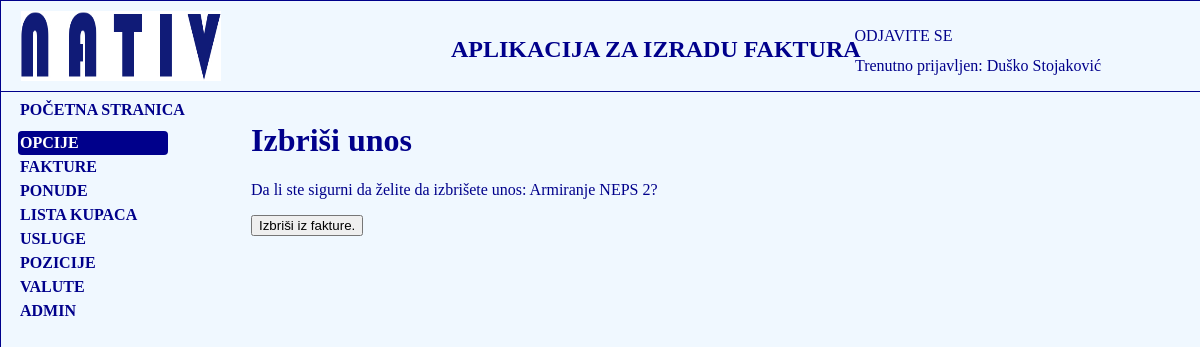
Screenshot of /fakture/kreiranje-fakture/prodaja/28/brisanje/ (signed in) with the database file from the repository.
### fakture/models.py (models this page shows, shortened)
class Korisnik(AbstractBaseUser):
    email = models.EmailField(verbose_name="email", max_length=60, unique=True)
    username = models.CharField(max_length=30, unique=True)
    date_joined = models.DateTimeField(verbose_name='date joined', auto_now_add=True)
    last_login = models.DateTimeField(verbose_name='last login', auto_now=True)
    is_admin = models.BooleanField(default=False)
    is_active = models.BooleanField(default=True)
    is_staff = models.BooleanField(default=False)
    is_superuser = models.BooleanField(default=False)
    ime = models.CharField(max_length=50)
    prezime = models.CharField(max_length=50)
    ime_oca = models.CharField(max_length=50)
    godina_rodjenja = models.DateField(blank=True, null=True)
    mjesto_rodjenja = models.CharField(max_length=50)
    mjesto_prebivalista = models.CharField(max_length=50)
    adresa = models.CharField(max_length=50)
    postanski_broj = models.CharField(max_length=50)
    telefon = models.CharField(max_length=50)
    naziv_preduzeca =  models.CharField(max_length=250, blank=True, null=True)
    adresa_preduzeca = models.CharField(max_length=250, blank=True, null=True)
    mjesto_preduzeca = models.CharField(max_length=250, blank=True, null=True)
    postanski_broj_preduzeca = models.CharField(max_length=250, blank=True, null=True)
    IBAN =  models.CharField(max_length=250, blank=True, null=True,default='BA395620998146211620')
    SWIFT_BIC = models.CharField(max_length=50, blank=True, null=True, default='RAZBBA22')
    telefon_mobilni = models.CharField(max_length=50, blank=True, null=True)
    fax = models.CharField(max_length=50, blank=True, null=True)
    zvanje = models.CharField(max_length=150, blank=True, null=True)
    pozicija = models.CharField(max_length=150, blank=True, null=True)
    email_preduzeca = models.EmailField(verbose_name="Email preduzeca", max_length=60, unique=True, blank=True, null=True)
    web_stranica = models.URLField(blank=True, null=True)
    banka_racun =  models.CharField(max_length=150, blank=True, null=True)
    profilna_slika = models.ImageField(upload_to='slike', blank=True, null=True)
    IZBOR_DRZAVE = (
        ('Bosna i Hercegovina', 'Bosna i Hercegovina'),
        ('Germany', 'Germany'),
        ('Poland', 'Poland')
    )
    drzava = models.CharField(max_length=50, choices=IZBOR_DRZAVE, blank=True, null=True)
    USERNAME_FIELD = 'email'
    REQUIRED_FIELDS = ['username']
    objects = MyKorisnikManager()

class Prodaja(models.Model):
    faktura = models.ForeignKey(Faktura, help_text='Polje se automatski ažurira', on_delete=models.CASCADE)
    pozicija = models.ForeignKey(Pozicija, help_text='Izaberi poziciju', on_delete=models.CASCADE)
    opis_usluge = models.ForeignKey(Usluga, blank=True, null=True, on_delete=models.CASCADE, help_text='Izaberi uslugu')
    kolicina = models.IntegerField(default=0, help_text='Unesi količinu', verbose_name='Količina')
    neto_cijena_proizvoda = models.DecimalField(max_digits=10, decimal_places=2, default=0.00)
    PDV = (
        ('0', '0'),
        ('17', '17')
    )
    pdv = models.CharField(max_length=10, choices=PDV, default='0')
    bruto_cijena_proizvoda = models.DecimalField(max_digits=10, decimal_places=2, default=0.00)
    neto_cijena = models.DecimalField(max_digits=10, decimal_places=2, default=0.00)
    bruto_cijena = models.DecimalField(max_digits=10, decimal_places=2, default=0.00)
    class Meta:
        ordering = ['faktura']

class Pozicija(models.Model):
    naziv_pozicije = models.CharField(max_length=100, blank=True, null=True)
    pos_NSN = models.CharField(max_length=30, blank=True, null=True)
    pos_broj = models.IntegerField(blank=True, null=True, default=0)
    cijena = models.DecimalField(max_digits=10, decimal_places=2, default=0.00)
    jedinica_mjere = models.CharField(max_length=50, default='kom')
    class Meta:
        ordering = ['naziv_pozicije']
    def __str__(self):
        return self.naziv_pozicije + ' ' + self.pos_NSN + ' ' + str(self.pos_broj)

### fakture/views.py (the view, shortened to what this page needs)
# urls.py: path('kreiranje-fakture/prodaja/<int:pk>/brisanje/', views.ProdajaBrisanje.as_view(), name='prodaja-brisanje'),
class ProdajaBrisanje(LoginRequiredMixin, DeleteView):
    model = Prodaja
    success_url = reverse_lazy('fakture:faktura-prodaja')
    template_name = 'fakture/prodaja_delete.html'

### fakture/templates/fakture/prodaja_delete.html (shortened to what this page needs)
{% extends "fakture/base_nativ.html" %}
{% block fakture %}
<h1>Izbriši unos</h1>
<p>Da li ste sigurni da želite da izbrišete unos: {{ prodaja.pozicija }}?</p>
<form action="" method="POST">
  <input type="submit" value="Izbriši iz fakture.">
</form>
{% endblock %}

### fakture/templates/fakture/base_nativ.html (shortened to what this page needs)
<!DOCTYPE html>
{% load static %}
<html lang="en">
<head>
    <link rel="stylesheet" href="{% static 'css/base_nativ.css' %}">
</head>
<body>
<div class="glavni-nativ">
<header id="header">
    <div id="logo">
        <img src="{% static 'slike/logo_nativ.png' %}" alt="Slika Nativ logo">
    </div>
    <h2>APLIKACIJA ZA IZRADU FAKTURA</h2>
    <div id="login">
        {% if user.is_authenticated %}
            <p><a href="{% url 'logout' %}?next={{ request.path }}">ODJAVITE SE</a></p>
        {% else %}
            <p><a href="{% url 'login' %}?next={{ request.path }}">PRIJAVITE SE</a> </p>
        {% endif %}
    </div>
    <div class="trenutno-prijavljen">
        {% if user.is_authenticated %}
            <p>Trenutno prijavljen: {{ user.ime }} {{ user.prezime }}</p>
        {% else %}
            <p></p>
        {% endif %}
    </div>
</header>
<p id="pocetna"><a href="{% url 'fakture:index' %}">POČETNA STRANICA</a></p>
{% if user.is_authenticated %}
<div class="navigacija">
    <nav class="navigacija-sadrzaj">
        <ul>
            <li id="opcije">OPCIJE</li>
            <li><a href="{% url 'fakture:lista_fakturi' %}">FAKTURE</a></li>
            <li><a href="{% url 'fakture:ponuda-lista' %}">PONUDE</a></li>
            <li><a href="{% url 'fakture:lista-kupci' %}">LISTA KUPACA</a></li>
            <li><a href="{% url 'fakture:usluge-lista' %}">USLUGE</a></li>
            <li><a href="{% url 'fakture:usluge-lista' %}">POZICIJE</a></li>
             <li><a href="{% url 'fakture:kreiraj-valutu' %}">VALUTE</a></li>
            {% if user.is_superuser %}
            <li><a href="{% url 'admin:index' %}">ADMIN</a></li>
                {% endif %}
        </ul>
    </nav>
</div>
{% endif %}
<div class="fakture">{% block fakture %}{% endblock %}</div>
</div>
</body>
</html>

### fakture/static/css/base_nativ.css (style rules this page uses)
body { margin: 0; padding: 0; }
.glavni-nativ { position: absolute; margin: 0; width: 100%; height: 7500px; background-color: aliceblue; border: darkblue solid 1px; }
#header { position: absolute; height: 90px; width: 100%; border: darkblue solid 1px; border-top-width: 0; border-left-width: 0; border-right-width: 0; }
#logo { position: absolute; margin-top: 10px; margin-left: 20px; width: 200px; height: 70px; }
#logo img { width: 200px; height: 70px; margin: 0; }
#header h2 { position: absolute; top: 15px; left: 450px; color: darkblue; }
#login { position: absolute; top: 10px; right: 248.5px; }
#login a { text-decoration: none; color: darkblue; }
.trenutno-prijavljen { position: absolute; top: 40px; right: 100px; color: darkblue; }
.navigacija { position: absolute; height: auto; width: 150px; top: 130px; left: 17px; }
.navigacija-sadrzaj li { list-style: none; margin: 0; padding: 3px 0 3px 2px; text-align: left; color: darkblue; font-weight: bold; }
.navigacija-sadrzaj ul { display: block; margin: 0; padding: 0; }
.navigacija-sadrzaj a { text-decoration: none; color: darkblue; font-weight: bold; }
#opcije { background-color: darkblue; color: white; border-radius: 4px; }
#pocetna { position: absolute; height: auto; margin: 0; top: 100px; left: 19px; }
#pocetna a { text-decoration: none; color: darkblue; font-weight: bold; }
.fakture { position: absolute; top: 100px; left: 250px; color: darkblue; margin: 0; width: auto; }

### rows the page displays
Korisnik: ime "Duško", prezime "Stojaković"
Prodaja: pozicija "Armiranje NEPS 2"
